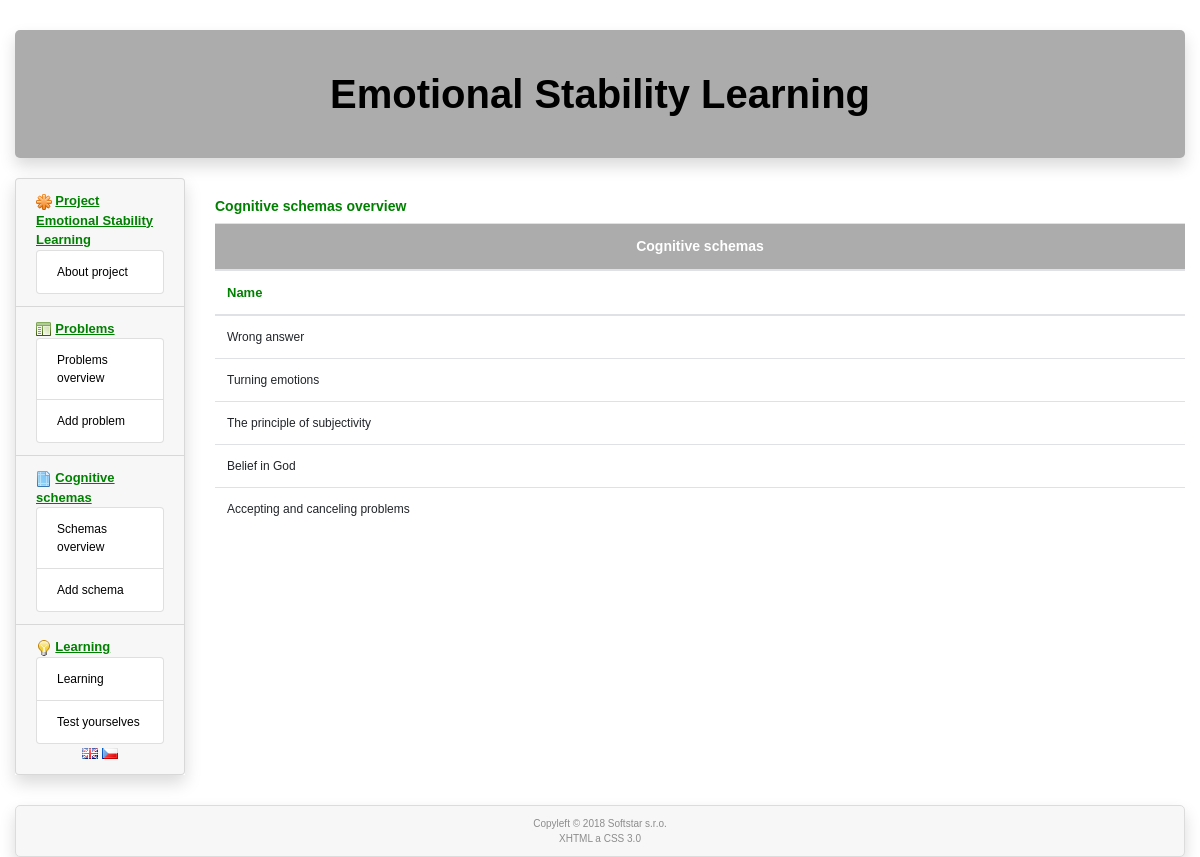
The page /en/c-schema-overview on the database its author committed.
### tables this page shows
CREATE TABLE `cog_schema` (
  `id` int(11) NOT NULL,
  `id_lang` int(11) NOT NULL,
  `name` varchar(40) NOT NULL,
  `deleted` int(1) NOT NULL DEFAULT '0'
);

### www/administrator/includes/index.php (called while the page is built, shortened)
<?php
  $uri = array($_SERVER['REQUEST_URI']);
  $tmp = preg_split("/\//", $uri[0]);
  $lang = $tmp[1];
  $router = RouterController::getInstance();
  $router->ctrMain(array($_SERVER['REQUEST_URI']));
  $router->showView();
?>

### www/administrator/includes/controllers/CSchemaOverviewController.php (called while the page is built, shortened)
<?php
class CSchemaOverviewController extends Controller
{
  public function ctrMain($parameters)
  {
    $cschemaModel = new CSchemaModel();
    $cschemas = $cschemaModel->selectAll();
  }
}
?>

### www/administrator/models/DbModel.php (called while the page is built, shortened)
<?php
  class DbModel extends cdb
  {
    static private $instance = null;
    static function getInstance()
    {
      if (self::$instance == null)
      {
        self::$instance = new DbModel();
      }
      return self::$instance;
    }
    function selectOne($table, array $keys)
    {
      $query = "select * from $table where";
      $i = 0;
      foreach($keys as $name => $value)
      {
        if ($i)
        {
          $query .= " and $name=$value";
        }
        else
        {
          $query .= " $name=$value";
          $i = 1;
        }
      }
      $query .= ";";
      if (!$this->query($query))
      {
        RouterController::getInstance()->setError("DbModel::selectOne():".$this->get_error().'<br /><br />'.$query.'<br />');
      }
      $arr = $this->get_array();
      return $arr;
    }
    function selectArray(array $tables, array $collums, array $keys, $order = '')
    {
      $query = "select ";
      $i = 0;
      foreach($collums as $collum)
      {
        if ($i)
        {
          $query .= ", $collum";
        }
        else
        {
          $query .= "$collum";
          $i = 1;
        }
      }
      $query .= " from ";
      $i = 0;
      foreach($tables as $table)
      {
        if ($i)
        {
          $query .= ", $table";
        }
        else
        {
          $query .= "$table";
          $i = 1;
        }
      }
      if (!empty($keys))
      {
        $query .= " where";
        $i = 0;
        foreach($keys as $name => $value)
        {
          if ($i)
          {
            $query .= " and $name=$value";
          }
          else
          {
            $query .= " $name=$value";
            $i = 1;
          }
        }
      }
      if ($order != '') {
        $query .= " order by $order;";
      }
      else
      {
        $query .= ';';
      }
      if (!$this->query($query))
      {
        RouterController::getInstance()->setError('DbModel::selectArray():'.$this->get_error().'<br /><br />'.$query.'<br />');
      }
      else
      {
        $i = 0;
        while ($item=$this->get_array())
        {
          if (!empty($item))
          {
            $arr[$i] = $item;
            $i++;
          }
        }
      }
      return $arr;
    }
  }
?>

### www/administrator/models/CSchemaModel.php (called while the page is built, shortened)
<?php
class CSchemaModel
{
    public function selectAll()
    {
        global $lang;
        $db = DbModel::getInstance();
        $langModel = new LanguagesModel();
        $language = $langModel->selectByTextId("'".htmlspecialchars($lang, ENT_QUOTES)."'");
        $cog_schemas = $db->selectArray(array ('cog_schema'), array ('*'), array ('id_lang' => $language['id']), 'id asc');
        return $cog_schemas;
    }
}
?>

### www/administrator/models/LanguagesModel.php (called while the page is built, shortened)
<?php
class LanguagesModel
{
  public function selectByTextId($id)
  {
      $db = DbModel::getInstance();
      $language = $db->selectOne('languages', array ('text_id' => $id));
      return $language;
  }
}
?>

### www/administrator/models/cdb.php (called while the page is built, shortened)
<?php
class cdb {
  private $data, $querystring, $error, $conn;
  public $server, $user, $password, $db_name;
  function __construct()
  {
    require("./administrator/cfg/sql.php");
    $this->conn = null;
  }
  function connect() {
    $options=array(
      PDO::ATTR_ERRMODE => PDO::ERRMODE_EXCEPTION,
      PDO::MYSQL_ATTR_INIT_COMMAND => "SET NAMES utf8"
      );
    try {
            $this->conn = @new PDO("mysql:host=".$this->server.";dbname=".$this->db_name, $this->user, $this->password, $options);
    } catch (PDOException $e) {
        $error = 'DB connection failed: ' . $e->getMessage();
    }
    return(1);
  }
  function query($dotaz) {
    $error = '';
    try {
      $this->data=$this->conn->prepare($dotaz);
    } catch (PDOException $e) {
      $error = 'Preparation of query failed: ' . $e->getMessage();
      $this->data=null;
    }
    $result2 = 0;
    if ($error == '')
    {
      try {
          $result2 = $this->data->execute();
      } catch (PDOException $e) {
          $error = 'Execution of query failed: ' . $e->getMessage();
          $this->data=null;
      }
    }
    else
    {
      $this->error = $error;
      $result2 = false;
    }
    if ($result2) { return 1; }
    else  {return 0;}
  }
  function get_array() {
    $arr = array();
    if ($this->data) $arr = $this->data->fetch(PDO::FETCH_ASSOC);
    if (!empty($arr)) {return ($arr); }
    else { return 0; }
  }
};
?>

### www/administrator/cfg/sql.php (called while the page is built)
<?php
  $this->server='localhost';
  $this->user='emotions';
  $this->password='3M0710n5@#';
  $this->db_name='emotions';
?>

### www/administrator/includes/controllers/RouterController.php (called while the page is built, shortened)
<?php
class RouterController extends Controller
{
  protected $controller;
  private function camelNotation($text)
  {
    $sentence = str_replace('-', ' ', $text);
    $sentence = ucwords($sentence);
    $sentence = str_replace(' ', '', $sentence);
    return $sentence;
  }
  private function parseURL($url)
  {
    $parsedURL = parse_url($url);
    $parsedURL["path"] = ltrim($parsedURL["path"], "/");
    $parsedURL["path"] = trim($parsedURL["path"]);
    $divPath = explode("/", $parsedURL["path"]);
    return $divPath;
  }
  public function ctrMain($parameters)
  {
      $parsedURL = $this->parseURL($parameters[0]);
      global $expressions, $lang;
      $tmp = array_shift($parsedURL);
    if (empty($parsedURL[0]))
    {
      $this->controller = new HomePageController();
    }
    else
    {
      $view = array_shift($parsedURL);
      $controllerClass = $this->camelNotation($view) . 'Controller';
      if (file_exists('./administrator/includes/controllers/' . $controllerClass . '.php'))
      {
        if ($view == 'error')
        {
          $this->controller = new $controllerClass('');
        }
        else
        {
          $this->controller = new $controllerClass;
        }
      }
      else
      {
        $this->controller= new ErrorController($expressions['Error 404: page not found']);
      }
    }
    $this->controller->ctrMain($parsedURL);
  }
}
?>

### www/administrator/includes/views/cschemaOverview.phtml (the view)
<?php global $expressions, $lang; ?>
        <div class="col-sm-10">
          <h4><?=$expressions['Cognitive schemas overview']?></h4>
          <?php
             $num = count($cschemas);
             if (!$num) {
          ?>
          <div class="message"><?=$expressions['There are not saved any cognitive schemas']?></div>
          <?php
            } else {
          ?>
          <div class="table-responsive">
            <table class="table table-hover">
              <thead>
                <tr><th class="caption text-center"><?=$expressions['Cognitive schemas']?></th></tr>
                <tr><th><?=$expressions['Name']?></th></tr>
              </thead>
              <tbody>
            <?php
              foreach ($cschemas as $cschema) {
            ?>
                <tr>
                  <td><?php echo($cschema['name']); ?></td>
                </tr>
        <?php } ?>
              </tbody>
            </table>
          </div>
      <?php } ?>
        </div>

### www/css/style.css (style rules this page uses)
body { font-family: 'Helvetica CE','Arial CE',sans-serif; font-size: 12px; }
h4 { font-size: 14px; font-weight: bold; color: green; margin-top: 20px; }
table thead tr th.caption { font-weight: bold; background-color: #acacac; color:white; font-size:14px; }
thead { font-size: 13px; font-weight: bold; color: green; }
td { font-size: 12px!important; }

### rows shown on the page
cog_schema: name "Wrong answer"
cog_schema: name "Turning emotions"
cog_schema: name "The principle of subjectivity"
cog_schema: name "Belief in God"
cog_schema: name "Accepting and canceling problems"

### other values the page prints
$expressions['Project'] "Project"
$expressions['About project'] "About project"
$expressions['Problems'] "Problems"
$expressions['Problems overview'] "Problems overview"
$expressions['Add problem'] "Add problem"
$expressions['Cognitive schemas'] "Cognitive schemas"
$expressions['Schemas overview'] "Schemas overview"
$expressions['Add schema'] "Add schema"
$expressions['Learning'] "Learning"
$expressions['Test yourselves'] "Test yourselves"
$expressions['Cognitive schemas overview'] "Cognitive schemas overview"
$expressions['Name'] "Name"
